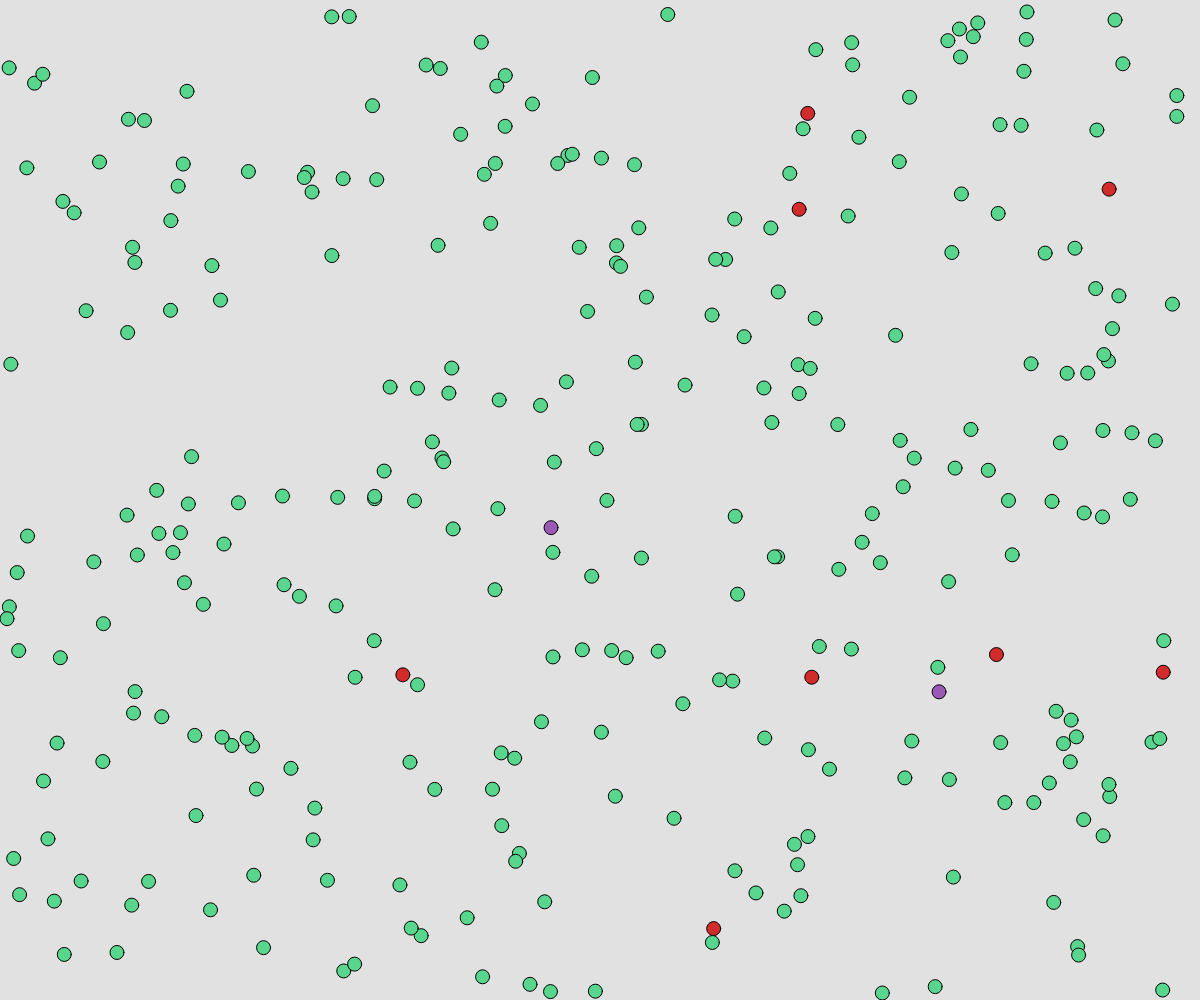
Frame 1 (no input)
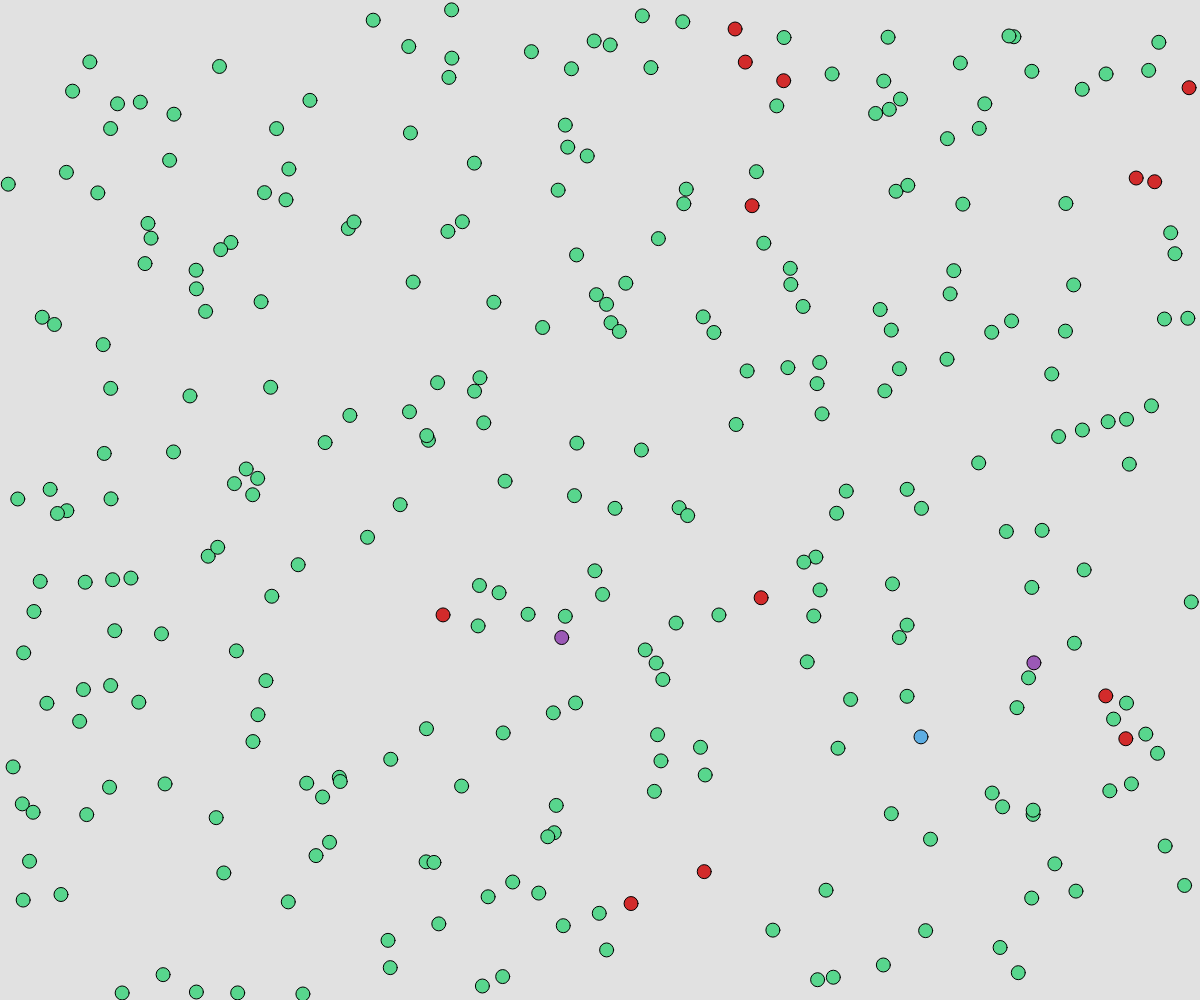
Frame 60 (no input)
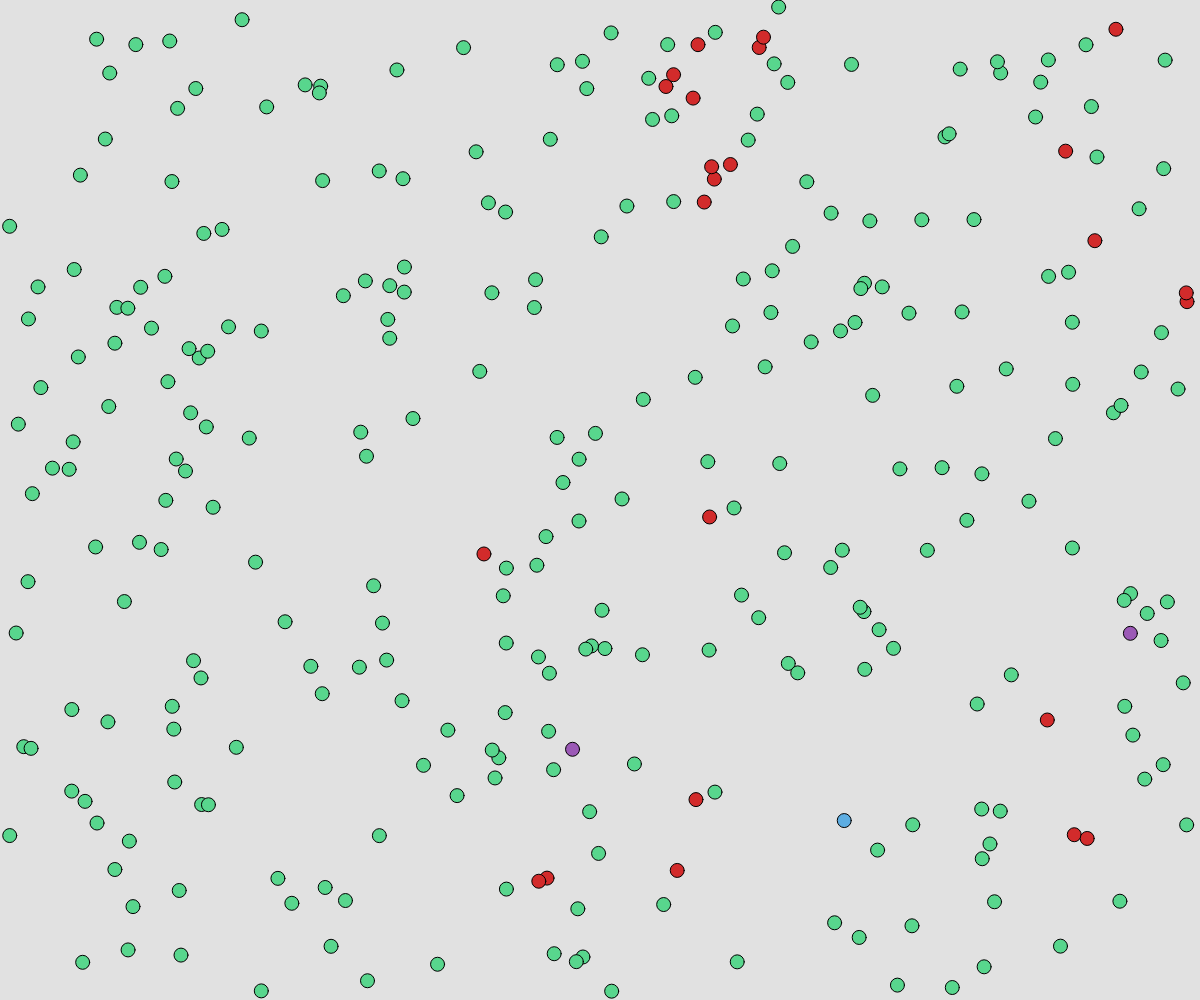
Frame 120 (the mouse pressed at the canvas centre since frame 60)

The p5.js sketch that drew these frames (run headless with seeded random() and noise() and a simulated clock; from frame 60 on, the mouse is pressed at the canvas centre):

// p5.js sketch
// ── sketch.js
let menneskeRadius,
  antalMennesker,
  antalSmittede,
  antalDoktorer,
  smittetSandsynlighed,
  doktorSandsynlighed,
  startStatus,
  statusBestemmer,
  menneskeKollision,
  uhhhIdkWhatThisIs,
  epicTrailOMG,
  maxFart,
  kant,
  død;
let mennesker = [];

//--------------------------------------Instillinger-------------------------------------------

antalMennesker = 300; //antallet af mennesker

smittetSandsynlighed = 2; //sandynlighed for at et menneske starter som smittet i %

doktorSandsynlighed = 2; //sandsynlighed for at et menneske starter som doktor i %

menneskeKollision = false; //om menneskerne kan kollidere med hinanden (buggy)

død = true; //om menneskerne dør

menneskeRadius = 7; //radiusen på menneskerne

dontTurnOn = false; //lad være med at slå til

epicTrailOMG = false; //slå til

maxFart = 2; //max hastighed

kant = true; //om der er en sort kant om menneskerne

//----------------------------------------------------------------------------------------------

function setup() {
  createCanvas(windowWidth, windowHeight);

  //her laves der der et antal mennesker baseret på antalMennesker. Hvert menneske bliver pushed til mennesker[]
  for (let i = 0; i < antalMennesker; i++) {
    statusBestemmer = random(0, 100);
    if (statusBestemmer < smittetSandsynlighed) {
      startStatus = "smittet";
    } else if (statusBestemmer < smittetSandsynlighed + doktorSandsynlighed) {
      startStatus = "doktor";
    } else {
      startStatus = "usmittet";
    }

    mennesker.push(
      new Menneske(
        random(menneskeRadius, windowWidth - menneskeRadius),
        random(menneskeRadius, windowHeight - menneskeRadius),
        menneskeRadius,
        random(-maxFart, maxFart),
        random(-maxFart, maxFart),
        startStatus,
        random(50, 200)
      )
    );
  }

  print(mennesker); //for debugging
}

function draw() {
  if (epicTrailOMG == false) {
    background(225);
  }

  if (kant == false) {
    noStroke();
  }

  //her bliver menneskerne lavet, samt der bliver checket om de koliderer med kanten.
  //Der er også her hvor der bliver checked om personerne rammer hinanden, og hvad der sker derefter kommer an på personens status.
  for (m of mennesker) {
    m.draw();
    m.kantKollision(windowWidth, windowHeight);
    for (m2 of mennesker) {
      if (m.overlap(m2)) {
        if (m.status == "smittet" && m2.status == "usmittet") {
          m2.status = "smittet";
        }

        if (m.status == "doktor" && m2.status == "smittet") {
          m2.status = "rask";
        }

        if (menneskeKollision == true) {
          m.retningX = -m.retningX;
          m.retningY = -m.retningY;
          m2.retningX = -m.retningX;
          m2.retningY = -m.retningY;
        }

        if (dontTurnOn == true) {
          m2.retningX = m.retningX;
          m2.retningY = m.retningY;
        }
      }
    }

    if (m.status == "smittet" && død == true) {
      m.hp -= 0.1;
    }

    if (m.hp <= 0) {
      m.status = "død";
      m.retningX = 0;
      m.retningY = 0;
    }
  }
}

//Her er klassen for menneskerne
class Menneske {
  constructor(x, y, radius, retningX, retningY, status, hp) {
    this.x = x;
    this.y = y;
    this.radius = radius;
    this.retningX = retningX;
    this.retningY = retningY;
    this.status = status;
    this.hp = hp;
  }

  //her bliver personerne tegnet på skærmen, samt hver person får tildelt en farve baseret på deres status.
  draw() {
    if (this.status == "usmittet") {
      fill(88, 214, 141);
    }

    if (this.status == "smittet") {
      fill(210, 43, 43);
    }

    if (this.status == "rask") {
      fill(93, 173, 226);
    }

    if (this.status == "doktor") {
      fill(155, 89, 182);
    }

    if (this.status == "død") {
      fill(86, 101, 115);
    }

    circle(this.x, this.y, this.radius * 2);
  }

  //Her checkes der om menneskerne kolliderer med kanten af skærmen. Hvis dette er tilfældet ændres deres retning så de ikke forsvinder
  kantKollision(windowWidth, windowHeight) {
    if (this.x + this.radius > windowWidth) {
      this.retningX = -this.retningX;
    }

    if (this.x - this.radius <= 0) {
      this.retningX = -this.retningX;
    }

    if (this.y + this.radius > windowHeight) {
      this.retningY = -this.retningY;
    }

    if (this.y - this.radius <= 0) {
      this.retningY = -this.retningY;
    }

    this.x += this.retningX;
    this.y += this.retningY;
  }

  //Her checkes der om en cirkel rammer en anden cirkel.
  overlap(andenCirkel) {
    let d = dist(this.x, this.y, andenCirkel.x, andenCirkel.y);
    return d < this.radius + andenCirkel.radius;
  }
}
